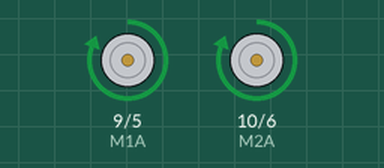
Simulated run of this sketch. Board: Arduino Uno, built with avr-gcc and run on an emulated ATmega328P. Parts: motor-driver pin pairs drawn as motors (green arrow = first pin HIGH = forward, orange = second pin HIGH = backward, longer = more drive).

Above: at 0.5 s.
At 2.5 s:
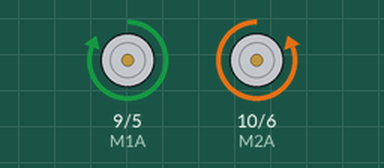
Timing chart, 0 to 5.2 s (numbered marks = the images above):
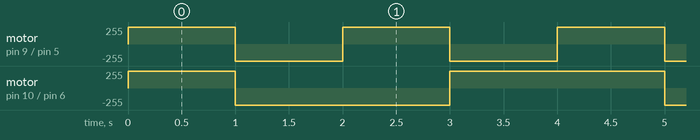

The sketch:

Testing_DC_Motor.ino
```cpp
const int M1A = 9;  // Connect pin 9 to Motor 1 Diretction A pin
const int M1B = 5;  // Connect pin 5 to Motor 1 Diretction B pin
const int M2A = 10; // Connect pin 10 to Motor 2 Diretction A pin
const int M2B = 6;  // Connect pin 6 to Motor 2 Diretction B pin

byte speed = 255;  // change this (0-255) to control the speed of the motors

void setup() {
  pinMode(M1A, OUTPUT); // set pins to output
  pinMode(M1B, OUTPUT);
  pinMode(M2A, OUTPUT);
  pinMode(M2B, OUTPUT);
}

void loop() {
  forward();
  delay(1000);
  backward();
  delay(1000);
  left();
  delay(1000);
  right();
  delay(1000);
}

void backward()
{
  analogWrite(M1A, 0);
  analogWrite(M1B, speed);
  analogWrite(M2A, 0);
  analogWrite(M2B, speed);
}

void forward()
{
  analogWrite(M1A, speed);
  analogWrite(M1B, 0);
  analogWrite(M2A, speed);
  analogWrite(M2B, 0);
}

void left()
{
  analogWrite(M1A, speed);
  analogWrite(M1B, 0);
  analogWrite(M2A, 0);
  analogWrite(M2B, speed);
}

void right()
{
  analogWrite(M1A, 0);
  analogWrite(M1B, speed);
  analogWrite(M2A, speed);
  analogWrite(M2B, 0);
}
```

Measured:
- by itself, motor on pin 9 (M1A) / pin 5 (M1B): alternates forward 255/255 for 1.0 s and backward 255/255 for 1.0 s
- by itself, motor on pin 10 (M2A) / pin 6 (M2B): repeats every 4.0 s: backward 255/255 2.0 s, forward 255/255 2.0 s
